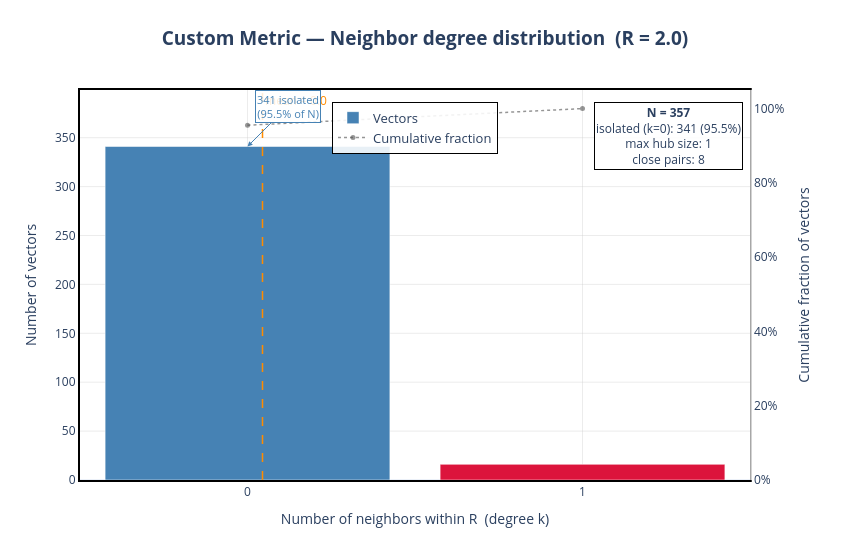

The code cell stored with this chart in its notebook:
### Markdown cell above
In this case R=2 will merge only vectors that are 1%

### Code cell
pt.plot_neighbor_degree(data_input=df_vectors, R_cutoff=2.0, metric=pt.pdf_dissimilarity )

### Figure 1 — Plotly figure (JSON) as saved in the notebook; plotly's stock layout.template omitted (floating-point values rounded to 4 significant figures)
{"data": [{"customdata": [0.9552, 0.04482], "hovertemplate": "<b>k = %{x} neighbors</b><br>Vectors: %{y}<br>Fraction of N: %{customdata:.1%}<extra></extra>", "marker": {"color": ["steelblue", "crimson"]}, "name": "Vectors", "type": "bar", "x": [0, 1], "y": [341, 16]}, {"hovertemplate": "k = %{x}<br>Cumulative: %{y:.1%} of vectors have ≤ k neighbors<extra></extra>", "line": {"color": "rgba(80,80,80,0.6)", "dash": "dot", "width": 1.5}, "marker": {"size": 5}, "mode": "lines+markers", "name": "Cumulative fraction", "type": "scatter", "x": [0, 1], "y": [0.9552, 1.0], "yaxis": "y2"}], "layout": {"annotations": [{"font": {"color": "darkorange", "size": 12}, "showarrow": false, "text": "mean = 0.0", "x": 0.04482, "xanchor": "left", "xref": "x", "y": 1, "yanchor": "top", "yref": "y domain"}, {"arrowcolor": "steelblue", "arrowhead": 2, "ax": 40, "ay": -40, "bgcolor": "rgba(255,255,255,0.85)", "bordercolor": "steelblue", "borderwidth": 1, "font": {"color": "steelblue", "size": 11}, "showarrow": true, "text": "341 isolated<br>(95.5% of N)", "x": 0, "xref": "x", "y": 341, "yref": "y"}, {"bgcolor": "rgba(255,255,255,0.88)", "bordercolor": "black", "borderwidth": 1, "font": {"size": 12}, "showarrow": false, "text": "<b>N = 357</b><br>isolated (k=0): 341 (95.5%)<br>max hub size: 1<br>close pairs: 8", "x": 0.99, "xanchor": "right", "xref": "paper", "y": 0.97, "yanchor": "top", "yref": "paper"}], "bargap": 0.15, "height": 550, "hovermode": "x unified", "legend": {"bgcolor": "rgba(255,255,255,0.88)", "bordercolor": "black", "borderwidth": 1, "font": {"size": 13}, "x": 0.5, "xanchor": "center", "y": 0.97}, "margin": {"b": 70, "l": 80, "r": 100, "t": 90}, "shapes": [{"line": {"color": "darkorange", "dash": "dash", "width": 1.5}, "type": "line", "x0": 0.04482, "x1": 0.04482, "xref": "x", "y0": 0, "y1": 1, "yref": "y domain"}], "title": {"font": {"size": 19}, "text": "<b>Custom Metric — Neighbor degree distribution  (R = 2.0)</b><br><sub></sub>", "x": 0.5, "xanchor": "center"}, "width": 850, "xaxis": {"dtick": 1, "gridcolor": "rgba(200,200,200,0.35)", "linecolor": "black", "linewidth": 2, "mirror": "allticks", "showgrid": true, "showline": true, "title": {"text": "Number of neighbors within R  (degree k)"}}, "yaxis": {"gridcolor": "rgba(200,200,200,0.35)", "linecolor": "black", "linewidth": 2, "mirror": false, "showgrid": true, "showline": true, "title": {"text": "Number of vectors"}}, "yaxis2": {"linecolor": "rgba(80,80,80,0.5)", "linewidth": 1.5, "overlaying": "y", "range": [0, 1.05], "showgrid": false, "showline": true, "side": "right", "tickformat": ".0%", "title": {"text": "Cumulative fraction of vectors"}}}}
